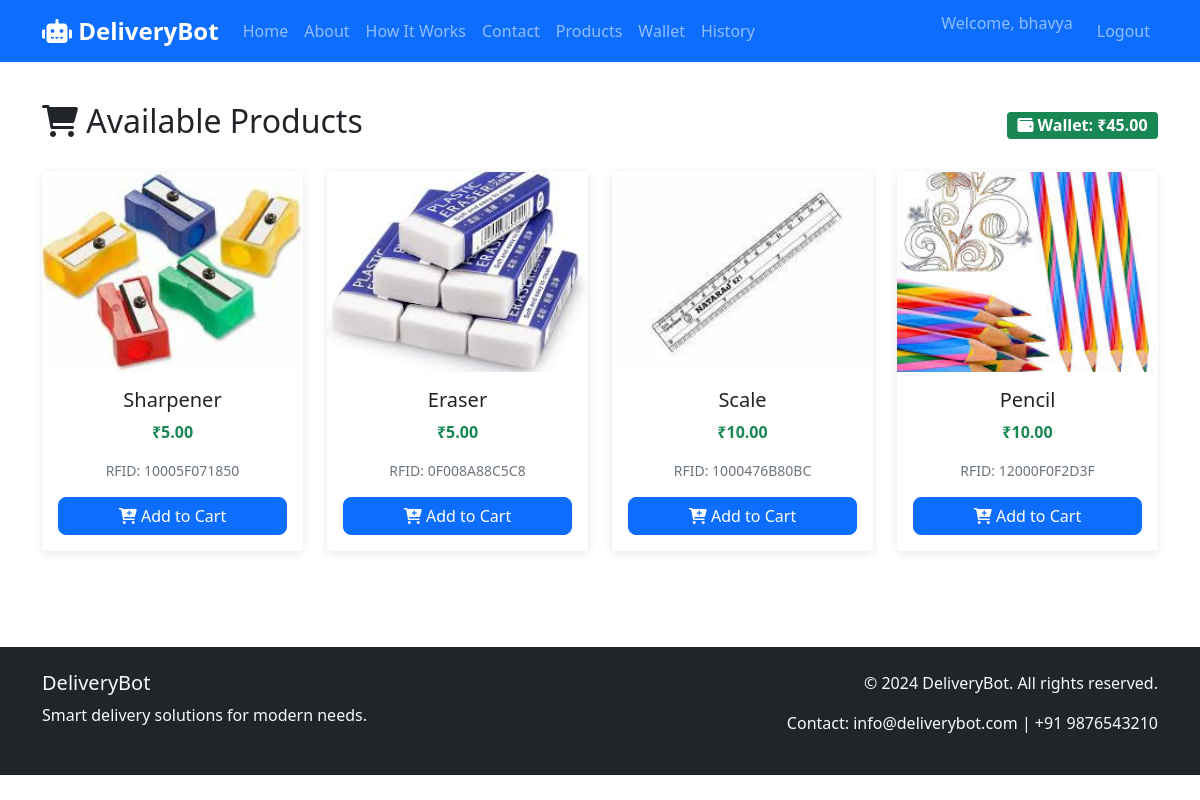
/dashboard (signed in), run on the app's committed database.
### tables this page shows
CREATE TABLE users (
            id INTEGER PRIMARY KEY AUTOINCREMENT,
            username TEXT UNIQUE NOT NULL,
            email TEXT UNIQUE NOT NULL,
            password TEXT NOT NULL,
            wallet_balance REAL DEFAULT 0.0
        );

CREATE TABLE products (
            id INTEGER PRIMARY KEY AUTOINCREMENT,
            name TEXT NOT NULL,
            rfid_number TEXT UNIQUE NOT NULL,
            price REAL NOT NULL,
            image_path TEXT NOT NULL
        );

### app.py (the view)
@app.route('/dashboard')
def dashboard():
    if 'user_id' not in session:
        return redirect(url_for('login'))
    conn = get_db_connection()
    products = conn.execute('SELECT * FROM products').fetchall()
    user = conn.execute(
        'SELECT wallet_balance FROM users WHERE id = ?', (session['user_id'],)
    ).fetchone()
    cart_count = conn.execute(
        'SELECT COUNT(*) FROM cart WHERE user_id = ? AND is_verified = FALSE',
        (session['user_id'],)
    ).fetchone()[0]
    conn.commit()
    conn.close()
    return render_template('dashboard.html',
                         products=products,
                         user=user,
                         cart_count=cart_count)

### database.py (called while the page is built)
def get_db_connection():
    conn = sqlite3.connect('delivery_robot.db')
    conn.row_factory = sqlite3.Row
    return conn

### templates/dashboard.html (shortened to what this page needs)
{% extends "base.html" %}
{% block content %}
<div class="container py-4">
    <div class="row">
        <div class="col-12">
            <div class="d-flex justify-content-between align-items-center mb-4">
                <h2><i class="fas fa-shopping-cart"></i> Available Products</h2>
                <div class="d-flex align-items-center">
                    <div class="wallet-info">
                        <span class="badge bg-success fs-6">
                            <i class="fas fa-wallet"></i> Wallet: ₹{{ "%.2f"|format(user.wallet_balance) }}
                        </span>
                    </div>
                </div>
            </div>
        </div>
    </div>
    <div class="row">
        {% for product in products %}
        <div class="col-lg-3 col-md-6 mb-4">
            <div class="card product-card h-100">
                <img src="{{ url_for('static', filename='images/' + product.image_path) }}"
                     class="card-img-top" alt="{{ product.name }}"
                     onerror="this.src='https://via.placeholder.com/300x200?text={{ product.name }}'">
                <div class="card-body text-center">
                    <h5 class="card-title">{{ product.name }}</h5>
                    <p class="card-text text-success fw-bold">₹{{ "%.2f"|format(product.price) }}</p>
                    <p class="card-text text-muted small">RFID: {{ product.rfid_number }}</p>
                    <a href="{{ url_for('add_to_cart', product_id=product.id) }}"
                       class="btn btn-primary w-100">
                       <i class="fas fa-cart-plus"></i> Add to Cart
                    </a>
                </div>
            </div>
        </div>
        {% endfor %}
    </div>
</div>
{% endblock %}

### templates/base.html (shortened to what this page needs)
<!DOCTYPE html>
<html lang="en">
<head>
    <link href="https://cdn.jsdelivr.net/npm/bootstrap@5.1.3/dist/css/bootstrap.min.css" rel="stylesheet">
    <link href="https://cdnjs.cloudflare.com/ajax/libs/font-awesome/6.0.0/css/all.min.css" rel="stylesheet">
    <link href="{{ url_for('static', filename='css/style.css') }}" rel="stylesheet">
</head>
<body>
    <nav class="navbar navbar-expand-lg navbar-dark bg-primary">
        <div class="container">
            <a class="navbar-brand" href="{{ url_for('index') }}">
                <i class="fas fa-robot"></i> DeliveryBot
            </a>
            <div class="collapse navbar-collapse" id="navbarNav">
                <ul class="navbar-nav me-auto">
                    <li class="nav-item">
                        <a class="nav-link" href="{{ url_for('index') }}">Home</a>
                    </li>
                    <li class="nav-item">
                        <a class="nav-link" href="#about">About</a>
                    </li>
                    <li class="nav-item">
                        <a class="nav-link" href="#how-it-works">How It Works</a>
                    </li>
                    <li class="nav-item">
                        <a class="nav-link" href="#contact">Contact</a>
                    </li>
                    {% if session.user_id %}
                    <li class="nav-item">
                        <a class="nav-link" href="{{ url_for('dashboard') }}">Products</a>
                    </li>
                    <li class="nav-item">
                        <a class="nav-link" href="{{ url_for('wallet') }}">Wallet</a>
                    </li>
                    <li class="nav-item">
                        <a class="nav-link" href="{{ url_for('history') }}">History</a>
                    </li>
                    {% endif %}
                </ul>
                <ul class="navbar-nav">
                    {% if session.user_id %}
                    <li class="nav-item">
                        <span class="navbar-text me-3">
                            Welcome, {{ session.username }}
                        </span>
                    </li>
                    <li class="nav-item">
                        <a class="nav-link" href="{{ url_for('logout') }}">Logout</a>
                    </li>
                    {% endif %}
                </ul>
            </div>
        </div>
    </nav>
    <main>
        {% block content %}{% endblock %}
    </main>
    <footer class="bg-dark text-light py-4 mt-5">
        <div class="container">
            <div class="row">
                <div class="col-md-6">
                    <h5>DeliveryBot</h5>
                    <p>Smart delivery solutions for modern needs.</p>
                </div>
                <div class="col-md-6 text-md-end">
                    <p>&copy; 2024 DeliveryBot. All rights reserved.</p>
                    <p>Contact: info@deliverybot.com | +91 9876543210</p>
                </div>
            </div>
        </div>
    </footer>
</body>
</html>

### static/css/style.css (style rules this page uses)
.product-card { transition: transform 0.3s ease, box-shadow 0.3s ease; border: none; box-shadow: 0 2px 10px rgba(0,0,0,0.1); }
.product-card img { height: 200px; object-fit: cover; }
.navbar-brand { font-weight: bold; font-size: 1.5rem; }
.btn { border-radius: 8px; }
.fa-robot { animation: float 3s ease-in-out infinite; }

### data on the page
users: username "bhavya", wallet_balance "45.00"
products: image_path (picture), name "Sharpener", price "5.00", rfid_number "10005F071850"
products: image_path (picture), name "Eraser", price "5.00", rfid_number "0F008A88C5C8"
products: image_path (picture), name "Scale", price "10.00", rfid_number "1000476B80BC"
products: image_path (picture), name "Pencil", price "10.00", rfid_number "12000F0F2D3F"
